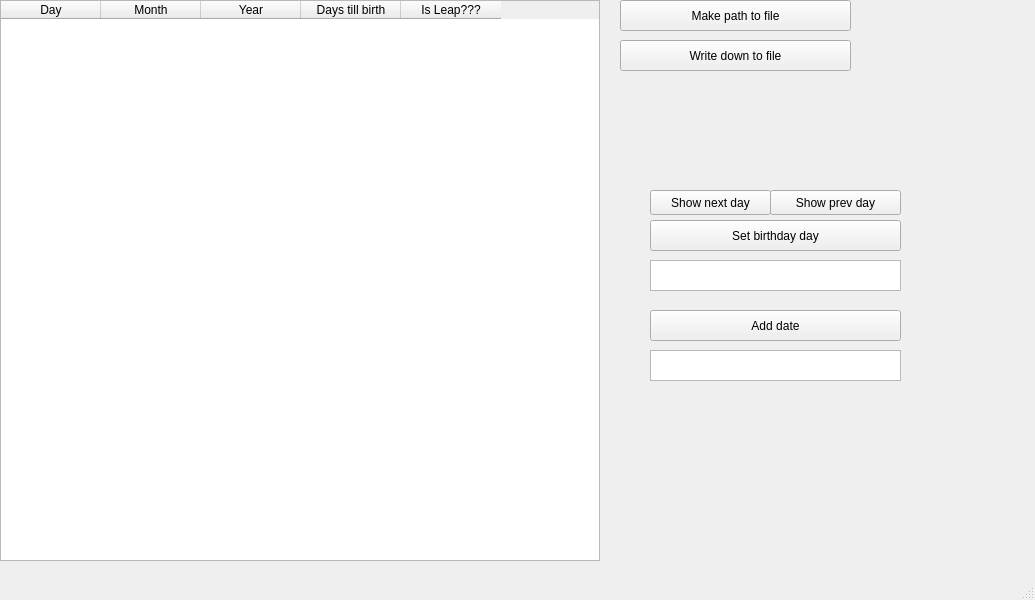
<?xml version="1.0" encoding="UTF-8"?>
<ui version="4.0">
 <class>MainWindow</class>
 <widget class="QMainWindow" name="MainWindow">
  <property name="geometry">
   <rect>
    <x>0</x>
    <y>0</y>
    <width>1035</width>
    <height>600</height>
   </rect>
  </property>
  <property name="windowTitle">
   <string>MainWindow</string>
  </property>
  <widget class="QWidget" name="centralwidget">
   <widget class="QPushButton" name="pushButtonBirth">
    <property name="geometry">
     <rect>
      <x>650</x>
      <y>220</y>
      <width>251</width>
      <height>31</height>
     </rect>
    </property>
    <property name="text">
     <string>Set birthday day</string>
    </property>
   </widget>
   <widget class="QTableWidget" name="tableWidget">
    <property name="geometry">
     <rect>
      <x>0</x>
      <y>0</y>
      <width>600</width>
      <height>561</height>
     </rect>
    </property>
    <column>
     <property name="text">
      <string>Day</string>
     </property>
    </column>
    <column>
     <property name="text">
      <string>Month</string>
     </property>
    </column>
    <column>
     <property name="text">
      <string>Year</string>
     </property>
    </column>
    <column>
     <property name="text">
      <string>Days till birth</string>
     </property>
    </column>
    <column>
     <property name="text">
      <string>Is Leap???</string>
     </property>
    </column>
   </widget>
   <widget class="QPushButton" name="pushButtonPrevDay">
    <property name="geometry">
     <rect>
      <x>770</x>
      <y>190</y>
      <width>131</width>
      <height>25</height>
     </rect>
    </property>
    <property name="text">
     <string>Show prev day</string>
    </property>
   </widget>
   <widget class="QPushButton" name="pushButtonNextDay">
    <property name="geometry">
     <rect>
      <x>650</x>
      <y>190</y>
      <width>121</width>
      <height>25</height>
     </rect>
    </property>
    <property name="text">
     <string>Show next day</string>
    </property>
   </widget>
   <widget class="QPushButton" name="pushButtonEnterValue">
    <property name="geometry">
     <rect>
      <x>620</x>
      <y>0</y>
      <width>231</width>
      <height>31</height>
     </rect>
    </property>
    <property name="text">
     <string>Make path to file</string>
    </property>
   </widget>
   <widget class="QTextEdit" name="textEdit">
    <property name="geometry">
     <rect>
      <x>650</x>
      <y>350</y>
      <width>251</width>
      <height>31</height>
     </rect>
    </property>
   </widget>
   <widget class="QPushButton" name="pushButton">
    <property name="geometry">
     <rect>
      <x>650</x>
      <y>310</y>
      <width>251</width>
      <height>31</height>
     </rect>
    </property>
    <property name="text">
     <string>Add date</string>
    </property>
   </widget>
   <widget class="QTextEdit" name="textEditBirth">
    <property name="geometry">
     <rect>
      <x>650</x>
      <y>260</y>
      <width>251</width>
      <height>31</height>
     </rect>
    </property>
   </widget>
   <widget class="QPushButton" name="pushButtonWriteDown">
    <property name="geometry">
     <rect>
      <x>620</x>
      <y>40</y>
      <width>231</width>
      <height>31</height>
     </rect>
    </property>
    <property name="text">
     <string>Write down to file</string>
    </property>
   </widget>
  </widget>
  <widget class="QMenuBar" name="menubar">
   <property name="geometry">
    <rect>
     <x>0</x>
     <y>0</y>
     <width>1035</width>
     <height>22</height>
    </rect>
   </property>
  </widget>
  <widget class="QStatusBar" name="statusbar"/>
 </widget>
 <resources/>
 <connections/>
</ui>
